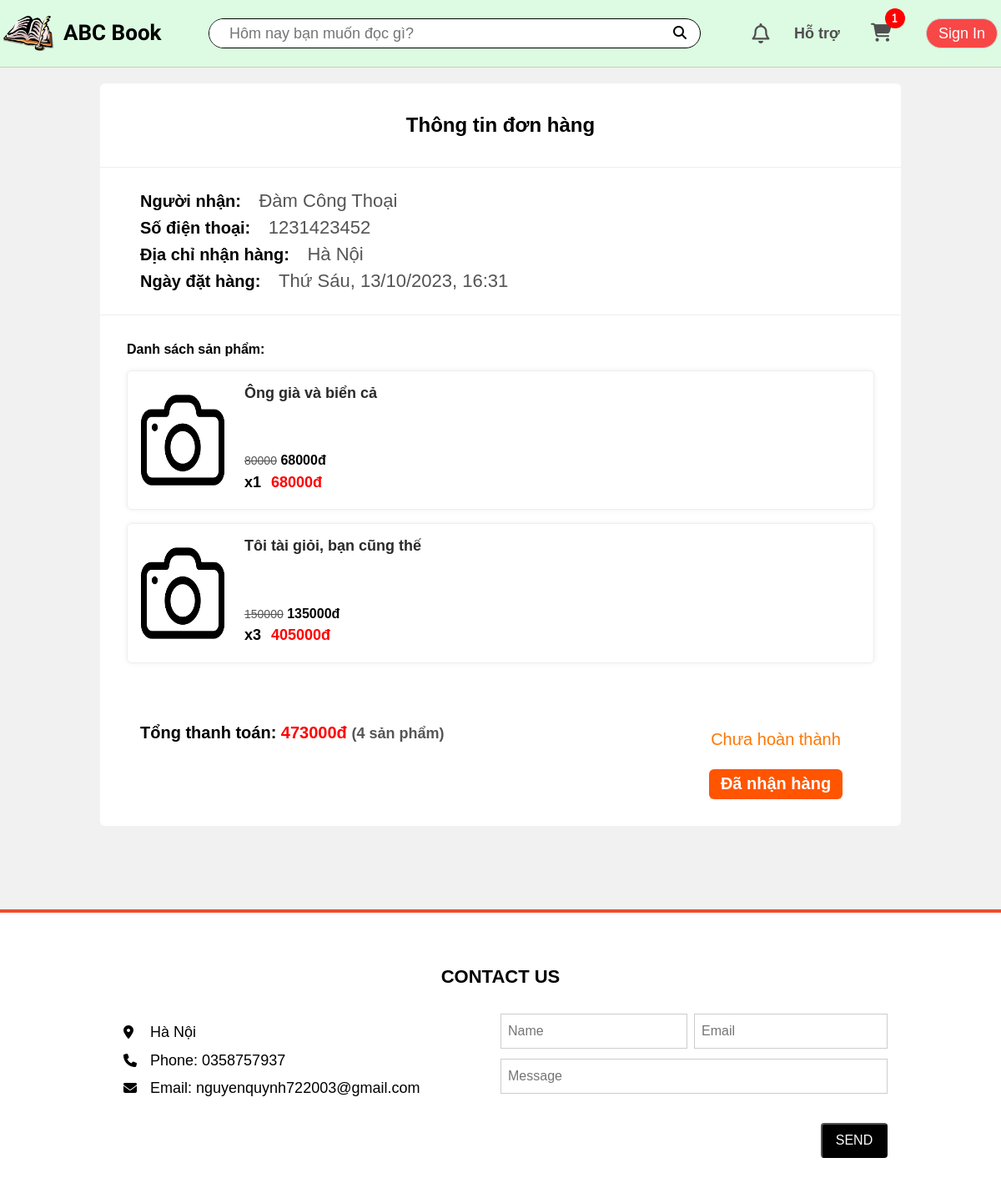
Before: /order/details/104 (signed in) with the older database file.
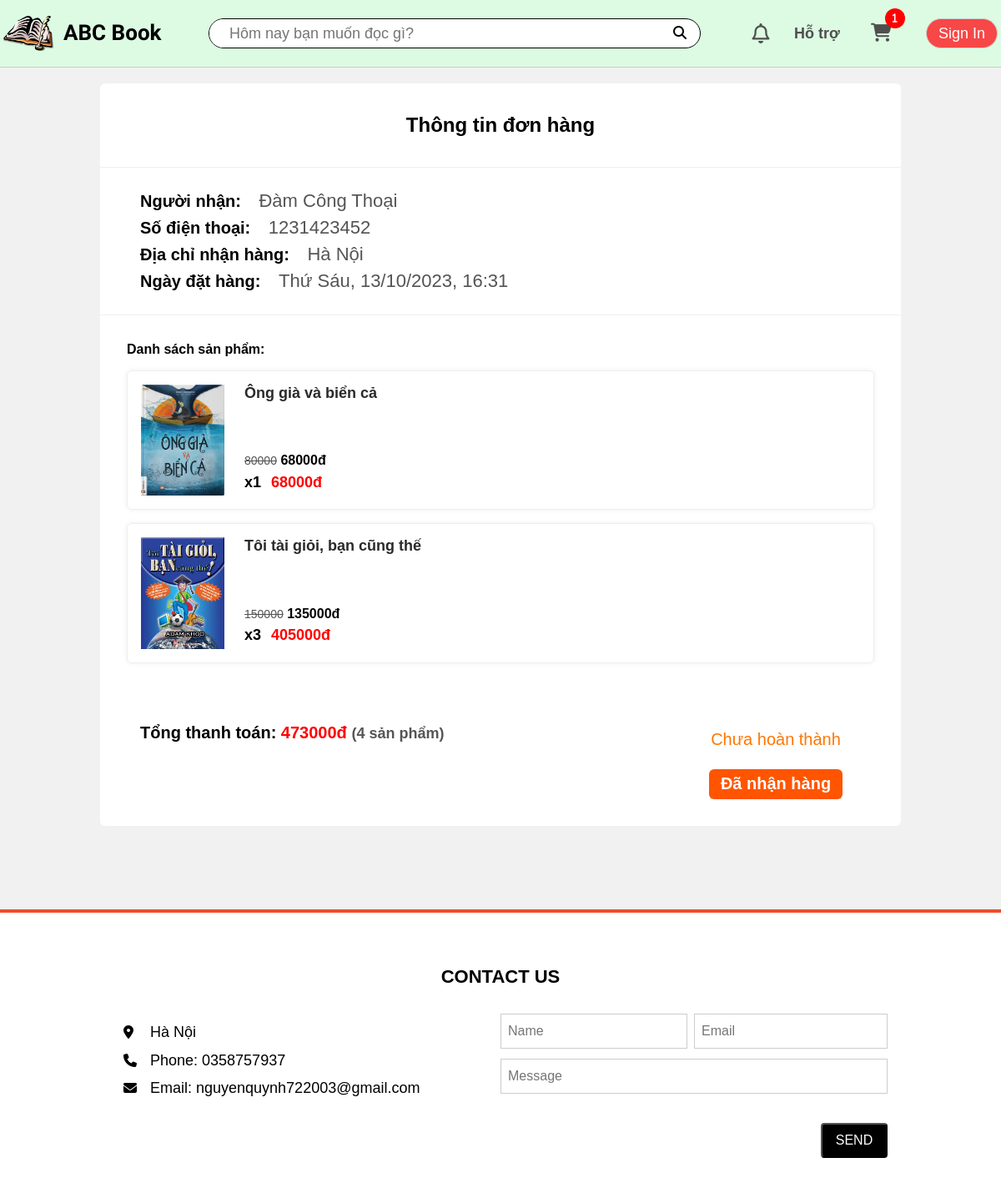
After: the same page with the newer database file.
### app/models.py (models this page shows, shortened)
class OrderItem(models.Model):
    product = models.ForeignKey(Product, on_delete=models.SET_NULL, blank=True, null=True)
    order = models.ForeignKey(Order, on_delete=models.SET_NULL, blank=True, null=True)
    quantity = models.IntegerField(default=0, null=True, blank=True)
    dateAdded = models.DateTimeField(auto_now_add=True)
    @property
    def get_total(self):
        return self.product.price * self.quantity

class Product(models.Model):
    name = models.CharField(max_length=100, null=True)
    price = models.IntegerField()
    cost = models.IntegerField()
    image = models.ImageField(upload_to='product', null=True, blank=True)
    imageURL = models.URLField(null=True, blank=True)
    publisher = models.CharField(default='N/A', max_length=100, null=True, blank=True)
    author = models.CharField(default='N/A', max_length=100, null=True, blank=True)
    description = models.CharField(default='Người bán chưa cung cấp thông tin mô tả sản phẩm.', max_length=3000, null=True, blank=True)
    slugName = models.SlugField(unique=True, null=True, blank=True)
    CATEGORY_CHOICES = [
        ('category0', 'Nổi bật'),
        ('category1', 'Sách văn học'),
        ('category2', 'Sách kinh tế'),
        ('category3', 'Sách thiếu nhi'),
        ('category4', 'Sách giáo khoa'),
        ('category5', 'Sách ngoại ngữ'),
        ('category6', 'Tâm lý - kĩ năng sống'),
        ('category7', 'Tiểu sử - hồi ký'),
    ]
    category = models.CharField(
        max_length=30,
        choices=CATEGORY_CHOICES,
        default='category0',
    )

### app/views.py (the view)
# urls.py: path('order/details/<int:order_id>', views.orderDetails, name='order-details'),
def orderDetails(request, order_id):
    if request.user.is_authenticated:
        customer = request.user
        cart, created = Cart.objects.get_or_create(customer=customer)
        try:
            order = get_object_or_404(Order, customer=customer, id=order_id)
            items = order.orderitem_set.all()
        except Http404:
            order = {'get_cart_items':0, 'get_cart_total':0}
            items = []
    else:
        customer = None
        cart = {'getCartItemsAmount': 0}
        order = {'get_cart_items':0, 'get_cart_total':0}
        items = []
    context = {'cart': cart ,'order': order, 'items': items}
    return render(request, 'app/orderdetail.html', context)

### app/models.py (called while the page is built)
    @property
    def avatarURL(self):
        url = '/static/app/images/avatar-icon.png'
        try:
            url = self.avatar.url
        except:
            url = '/static/app/images/avatar-icon.png'
        return url

    def getCartItemsAmount(self):
        cartItems = self.cartitem_set.all()
        total = sum([item.quantity for item in cartItems])
        return total

    def getDateOrder(self):
        weekdays = ["Thứ Hai", "Thứ Ba", "Thứ Tư", "Thứ Năm", "Thứ Sáu", "Thứ Bảy", "Chủ Nhật"]
        return weekdays[self.dateOrder.astimezone().weekday()] + ', ' + self.dateOrder.astimezone().strftime("%d/%m/%Y, %H:%M")

    @property
    def getOrderItemsAmount(self):
        orderitems = self.orderitem_set.all()
        total = sum([item.quantity for item in orderitems])
        return total

    def getOrderTotalPrice(self):
        orderitems = self.orderitem_set.all()
        total = sum([item.get_total for item in orderitems])
        return total

### app/templates/app/orderdetail.html (shortened to what this page needs)
{% extends 'app/base.html' %}
{% load static %}
{% block title %}
    <link rel="stylesheet" href="{% static 'app/css/orderdetail.css' %}"/>
{% endblock title %}
{% block content %}
    <div class="order-details">
        <h2 class="order-details__heading">Thông tin đơn hàng</h2>
        <div class="customer">
            <h4>Người nhận: <span>{{order.name}}</span></h4>
            <h4>Số điện thoại: <span>{{order.phoneNumber}}</span></h4>
            <h4>Địa chỉ nhận hàng: <span>{{order.address}}</span></h4>
            <h4>Ngày đặt hàng: <span>{{order.getDateOrder}}</span></h4>
        </div>
        <div class="list-product">
            <h4 class="list-product__heading">Danh sách sản phẩm:</h4>
            {% for item in items %}
                <a class="product" href="{% url 'book' item.product.slugName %}">
                    <img class="product__img" src="{{item.product.imageURL}}">
                    <div class="product__info">
                        <h4 class="info__heading">{{item.product.name}}</h4>
                        <div class="info__body">
                            <div class="info__body-price">
                                <del>{{item.product.cost}}</del>
                                {{item.product.price}}đ
                            </div>
                            <div class="total-price">
                                <div class="total-price__quantity">x{{item.quantity}}</div>
                                <div class="total-price__total">{{item.get_total}}đ</div>
                            </div>
                        </div>
                    </div>
                </a>
            {% endfor %}
        </div>
        <div class="order-details__controls">
            <div class="order-details__bill">
                Tổng thanh toán: <span>{{order.getOrderTotalPrice}}đ</span>
                <label>({{order.getOrderItemsAmount}} sản phẩm)</label>
            </div>
            <div class="order-details__status">
                {% if order.isPaid %}
                    {% if order.complete %}
                        <label style="color: #31af91">Đã hoàn thành</label>
                        <button data-order="{{order.id}}" type="button" disabled class="order-demo-button order__complete complete">
                            <img src="{% static 'app/images/success-icon.png' %}">
                        </button>
                    {% else %}
                        <label style="color: #ff7600">Chưa hoàn thành</label>
                        <button data-order="{{order.id}}" type="button" class="order-demo-button order__complete">Đã nhận hàng</button>
                    {% endif %}
                {% else %}
                    <label style="color: #ff0000">Chưa thanh toán</label>
                    <button data-order="{{order.id}}" type="button" class="order-demo-button order__pay-again">Thanh toán</button>
                {% endif %}
            </div>
        </div>
    </div>
{% endblock content %}

Changed rows visible on the page:
changed through a linked row, OrderItem "Ông già và biển cả": product.imageURL: a different picture
changed through a linked row, OrderItem "Tôi tài giỏi, bạn cũng thế": product.imageURL: a different picture
